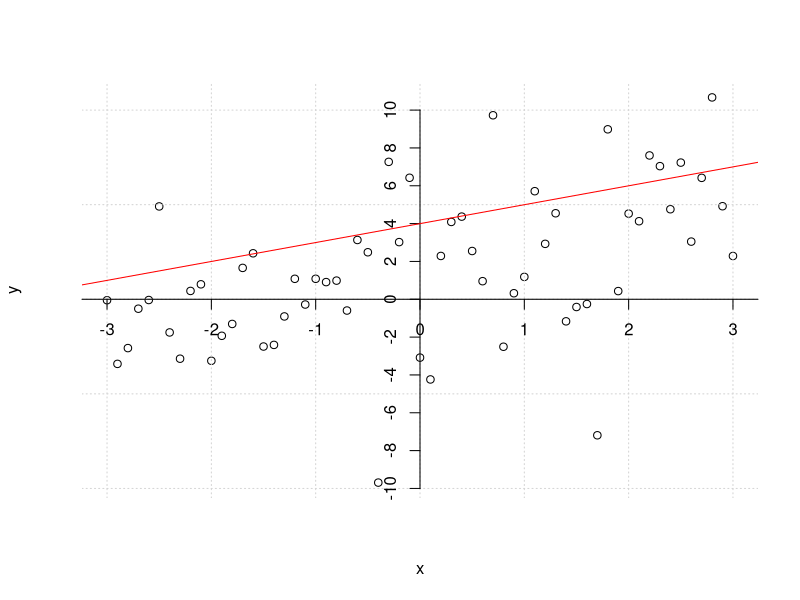
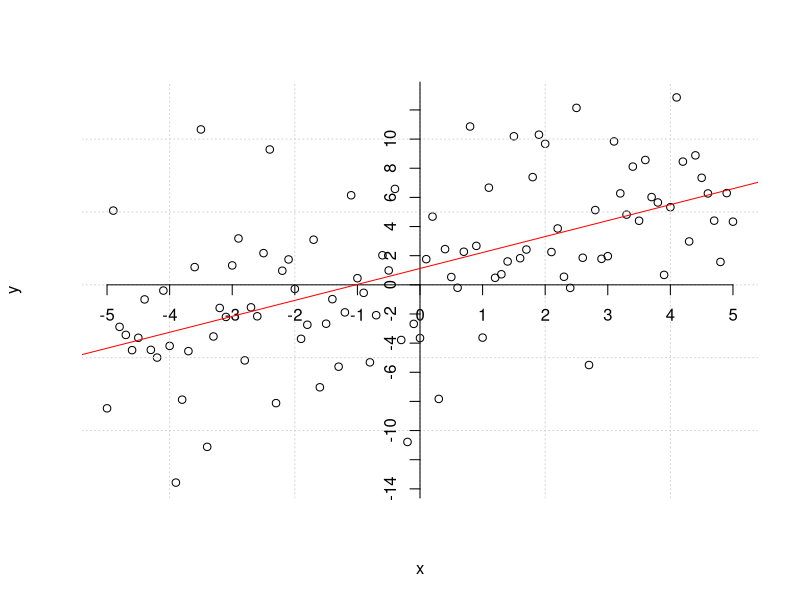
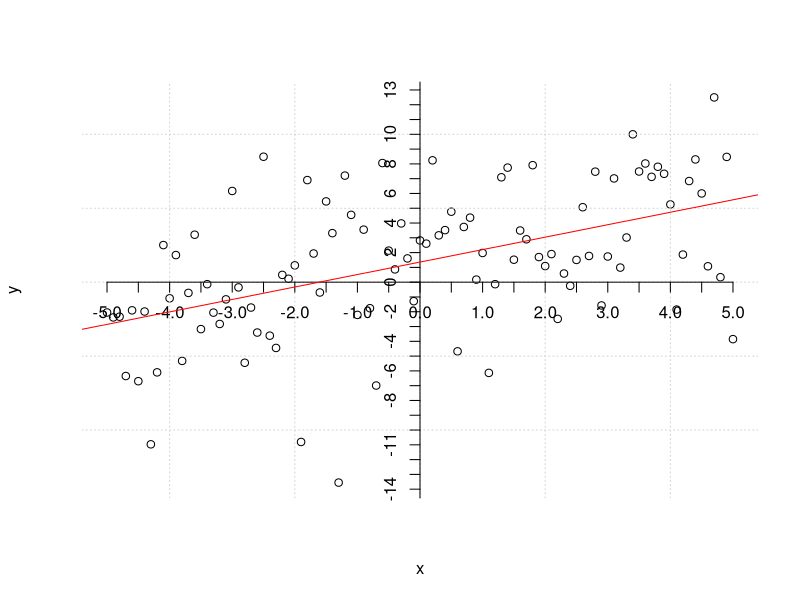
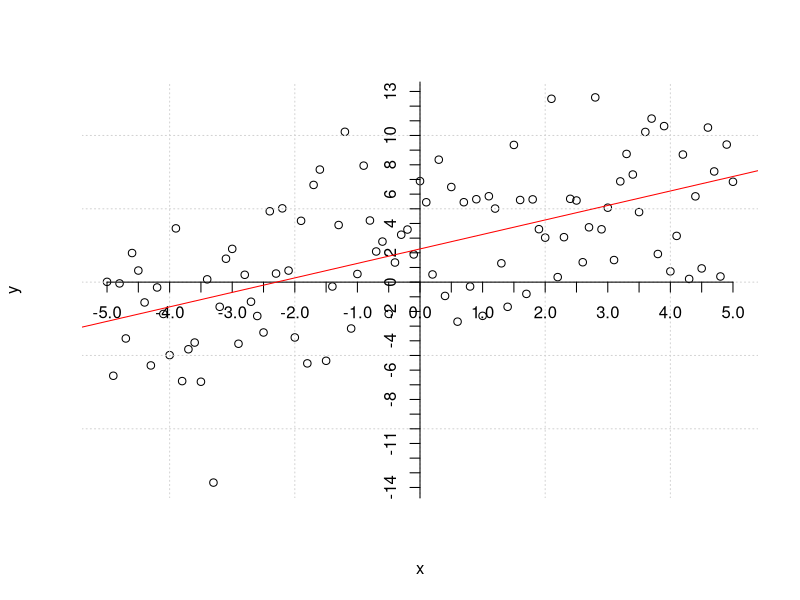
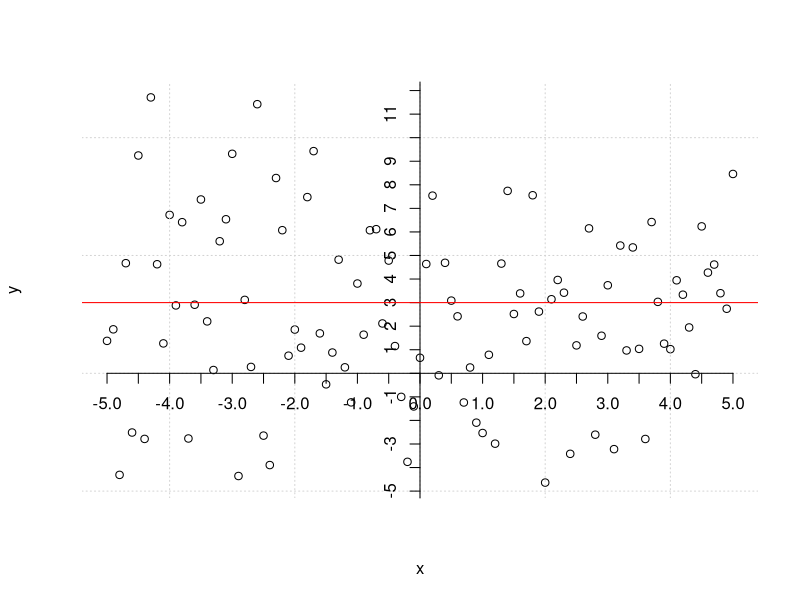

The R source for these figures, in order:
## ---- chunk 1
x <- seq(-3, 3, .1)
y <- 1 + x + rnorm(length(x),0,4)
plot(x, y, axes = FALSE)
grid(col = "lightgray", lty = "dotted",
     lwd = par("lwd"), equilogs = TRUE)
axis(1, pos = 0, at = -5:5)
axis(2, pos = 0, at = seq(from = -10, to = 10, by = 2))
abline(4, 1, col = "red")
## ---- chunk 2
x <- seq(-5, 5, .1)
y <- 1 + x + rnorm(length(x),0,4)
plot(x, y, axes = FALSE)
grid(col = "lightgray", lty = "dotted",
     lwd = par("lwd"), equilogs = TRUE)
axis(1, pos = 0, at = -5:5)
axis(2, pos = 0, at = seq(from = -20, to = 20, by = 2))
abline(lm(y ~ x), col = "red")
## ---- chunk 3
x <- seq(-5, 5, .1)
y <- 1 + x + rnorm(length(x),0,4)
plot(x, y, axes = FALSE)
grid(col = "lightgray", lty = "dotted",
     lwd = par("lwd"), equilogs = TRUE)
axis(1, pos = 0, at = seq(-5,5, .5))
axis(2, pos = 0, at = seq(from = -20, to = 20, by = 1))
abline(lm(y ~ x), col = "red")
## ---- chunk 4
x <- seq(-5, 5, .1)
y <- 3 + x + rnorm(length(x),0,4)
plot(x, y, axes = FALSE)
grid(col = "lightgray", lty = "dotted",
     lwd = par("lwd"), equilogs = TRUE)
axis(1, pos = 0, at = seq(-5,5, .5))
axis(2, pos = 0, at = seq(from = -20, to = 20, by = 1))
abline(lm(y ~ x), col = "red")
## ---- chunk 5
x <- seq(-5, 5, .1)
y <- 2 + rnorm(length(x),0,4)
plot(x, y, axes = FALSE)
grid(col = "lightgray", lty = "dotted",
     lwd = par("lwd"), equilogs = TRUE)
axis(1, pos = 0, at = seq(-5,5, .5))
axis(2, pos = 0, at = seq(from = -20, to = 20, by = 1))
abline(3,0, col = "red")
